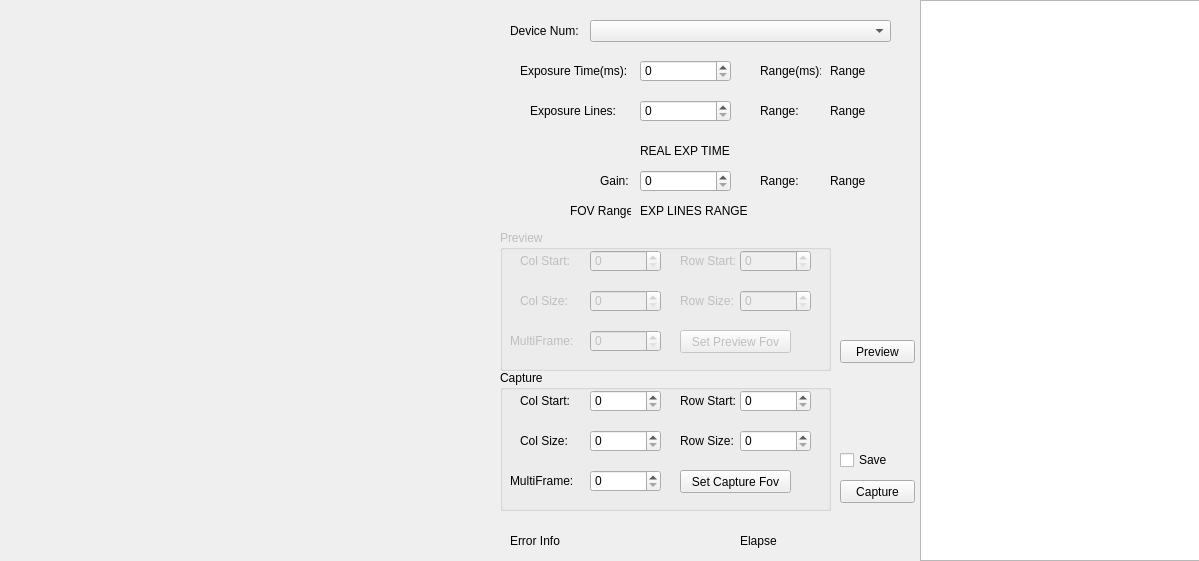
<?xml version="1.0" encoding="UTF-8"?>
<ui version="4.0">
 <class>KSJDemoQT_Base</class>
 <widget class="QDialog" name="KSJDemoQT_Base">
  <property name="geometry">
   <rect>
    <x>0</x>
    <y>0</y>
    <width>1199</width>
    <height>561</height>
   </rect>
  </property>
  <property name="windowTitle">
   <string>KSJDemoQT</string>
  </property>
  <widget class="QWidget" name="PREVIEWWND_Widget" native="true">
   <property name="geometry">
    <rect>
     <x>-10</x>
     <y>0</y>
     <width>501</width>
     <height>561</height>
    </rect>
   </property>
  </widget>
  <widget class="QLabel" name="DEVICENUM_Label">
   <property name="geometry">
    <rect>
     <x>510</x>
     <y>20</y>
     <width>71</width>
     <height>21</height>
    </rect>
   </property>
   <property name="text">
    <string>Device Num:</string>
   </property>
  </widget>
  <widget class="QComboBox" name="DEVICE_LIST_ComboBox">
   <property name="geometry">
    <rect>
     <x>590</x>
     <y>20</y>
     <width>301</width>
     <height>22</height>
    </rect>
   </property>
  </widget>
  <widget class="QSpinBox" name="ExposureLinesSpinBox">
   <property name="geometry">
    <rect>
     <x>640</x>
     <y>100</y>
     <width>91</width>
     <height>22</height>
    </rect>
   </property>
  </widget>
  <widget class="QSpinBox" name="GainSpinBox">
   <property name="geometry">
    <rect>
     <x>640</x>
     <y>170</y>
     <width>91</width>
     <height>22</height>
    </rect>
   </property>
  </widget>
  <widget class="QLabel" name="label_6">
   <property name="geometry">
    <rect>
     <x>600</x>
     <y>170</y>
     <width>41</width>
     <height>21</height>
    </rect>
   </property>
   <property name="text">
    <string>Gain:</string>
   </property>
  </widget>
  <widget class="QLabel" name="label_7">
   <property name="geometry">
    <rect>
     <x>520</x>
     <y>60</y>
     <width>111</width>
     <height>21</height>
    </rect>
   </property>
   <property name="text">
    <string>Exposure Time(ms):</string>
   </property>
  </widget>
  <widget class="QLabel" name="label_8">
   <property name="geometry">
    <rect>
     <x>530</x>
     <y>100</y>
     <width>91</width>
     <height>21</height>
    </rect>
   </property>
   <property name="text">
    <string>Exposure Lines:</string>
   </property>
  </widget>
  <widget class="QSpinBox" name="ExposureTimeSpinBox">
   <property name="geometry">
    <rect>
     <x>640</x>
     <y>60</y>
     <width>91</width>
     <height>22</height>
    </rect>
   </property>
  </widget>
  <widget class="QLabel" name="label_9">
   <property name="geometry">
    <rect>
     <x>760</x>
     <y>60</y>
     <width>61</width>
     <height>21</height>
    </rect>
   </property>
   <property name="text">
    <string>Range(ms):</string>
   </property>
  </widget>
  <widget class="QLabel" name="label_10">
   <property name="geometry">
    <rect>
     <x>760</x>
     <y>100</y>
     <width>41</width>
     <height>21</height>
    </rect>
   </property>
   <property name="text">
    <string>Range:</string>
   </property>
  </widget>
  <widget class="QLabel" name="label_11">
   <property name="geometry">
    <rect>
     <x>760</x>
     <y>170</y>
     <width>41</width>
     <height>21</height>
    </rect>
   </property>
   <property name="text">
    <string>Range:</string>
   </property>
  </widget>
  <widget class="QLabel" name="EXPOSURE_TIME_RANGE_Label">
   <property name="geometry">
    <rect>
     <x>830</x>
     <y>60</y>
     <width>71</width>
     <height>21</height>
    </rect>
   </property>
   <property name="text">
    <string>Range</string>
   </property>
  </widget>
  <widget class="QLabel" name="EXPOSURE_LINES_RANGE_Label">
   <property name="geometry">
    <rect>
     <x>830</x>
     <y>100</y>
     <width>71</width>
     <height>21</height>
    </rect>
   </property>
   <property name="text">
    <string>Range</string>
   </property>
  </widget>
  <widget class="QLabel" name="GAIN_RANGE_Label">
   <property name="geometry">
    <rect>
     <x>830</x>
     <y>170</y>
     <width>71</width>
     <height>21</height>
    </rect>
   </property>
   <property name="text">
    <string>Range</string>
   </property>
  </widget>
  <widget class="QLabel" name="EXPOSURE_TIME_REAL_Label">
   <property name="geometry">
    <rect>
     <x>640</x>
     <y>140</y>
     <width>201</width>
     <height>21</height>
    </rect>
   </property>
   <property name="text">
    <string>REAL EXP TIME</string>
   </property>
  </widget>
  <widget class="QLabel" name="FOV_RANGE_Label">
   <property name="geometry">
    <rect>
     <x>640</x>
     <y>200</y>
     <width>201</width>
     <height>21</height>
    </rect>
   </property>
   <property name="text">
    <string>EXP LINES RANGE</string>
   </property>
  </widget>
  <widget class="QLabel" name="label_12">
   <property name="geometry">
    <rect>
     <x>570</x>
     <y>200</y>
     <width>61</width>
     <height>21</height>
    </rect>
   </property>
   <property name="text">
    <string>FOV Range:</string>
   </property>
  </widget>
  <widget class="QGroupBox" name="groupBox">
   <property name="enabled">
    <bool>false</bool>
   </property>
   <property name="geometry">
    <rect>
     <x>500</x>
     <y>230</y>
     <width>331</width>
     <height>141</height>
    </rect>
   </property>
   <property name="title">
    <string>Preview</string>
   </property>
   <widget class="QLabel" name="label">
    <property name="geometry">
     <rect>
      <x>20</x>
      <y>20</y>
      <width>61</width>
      <height>21</height>
     </rect>
    </property>
    <property name="text">
     <string>Col Start:</string>
    </property>
   </widget>
   <widget class="QLabel" name="label_2">
    <property name="geometry">
     <rect>
      <x>180</x>
      <y>20</y>
      <width>61</width>
      <height>21</height>
     </rect>
    </property>
    <property name="text">
     <string>Row Start:</string>
    </property>
   </widget>
   <widget class="QLabel" name="label_3">
    <property name="geometry">
     <rect>
      <x>20</x>
      <y>60</y>
      <width>61</width>
      <height>21</height>
     </rect>
    </property>
    <property name="text">
     <string>Col Size:</string>
    </property>
   </widget>
   <widget class="QLabel" name="label_4">
    <property name="geometry">
     <rect>
      <x>180</x>
      <y>60</y>
      <width>61</width>
      <height>21</height>
     </rect>
    </property>
    <property name="text">
     <string>Row Size:</string>
    </property>
   </widget>
   <widget class="QLabel" name="label_5">
    <property name="geometry">
     <rect>
      <x>10</x>
      <y>100</y>
      <width>71</width>
      <height>21</height>
     </rect>
    </property>
    <property name="text">
     <string>MultiFrame:</string>
    </property>
   </widget>
   <widget class="QPushButton" name="SetPreviewFovButton">
    <property name="geometry">
     <rect>
      <x>180</x>
      <y>100</y>
      <width>111</width>
      <height>23</height>
     </rect>
    </property>
    <property name="text">
     <string>Set Preview Fov</string>
    </property>
   </widget>
   <widget class="QSpinBox" name="PreviewColStartSpinBox">
    <property name="geometry">
     <rect>
      <x>90</x>
      <y>20</y>
      <width>71</width>
      <height>22</height>
     </rect>
    </property>
   </widget>
   <widget class="QSpinBox" name="PreviewColSizeSpinBox">
    <property name="geometry">
     <rect>
      <x>90</x>
      <y>60</y>
      <width>71</width>
      <height>22</height>
     </rect>
    </property>
   </widget>
   <widget class="QSpinBox" name="PreviewRowStartSpinBox">
    <property name="geometry">
     <rect>
      <x>240</x>
      <y>20</y>
      <width>71</width>
      <height>22</height>
     </rect>
    </property>
   </widget>
   <widget class="QSpinBox" name="PreviewRowSizeSpinBox">
    <property name="geometry">
     <rect>
      <x>240</x>
      <y>60</y>
      <width>71</width>
      <height>22</height>
     </rect>
    </property>
   </widget>
   <widget class="QSpinBox" name="PreviewMultiFrameSpinBox">
    <property name="geometry">
     <rect>
      <x>90</x>
      <y>100</y>
      <width>71</width>
      <height>22</height>
     </rect>
    </property>
   </widget>
  </widget>
  <widget class="QGroupBox" name="groupBox_2">
   <property name="geometry">
    <rect>
     <x>500</x>
     <y>370</y>
     <width>331</width>
     <height>141</height>
    </rect>
   </property>
   <property name="title">
    <string>Capture</string>
   </property>
   <widget class="QLabel" name="label_18">
    <property name="geometry">
     <rect>
      <x>20</x>
      <y>20</y>
      <width>61</width>
      <height>21</height>
     </rect>
    </property>
    <property name="text">
     <string>Col Start:</string>
    </property>
   </widget>
   <widget class="QLabel" name="label_19">
    <property name="geometry">
     <rect>
      <x>180</x>
      <y>20</y>
      <width>61</width>
      <height>21</height>
     </rect>
    </property>
    <property name="text">
     <string>Row Start:</string>
    </property>
   </widget>
   <widget class="QLabel" name="label_20">
    <property name="geometry">
     <rect>
      <x>20</x>
      <y>60</y>
      <width>61</width>
      <height>21</height>
     </rect>
    </property>
    <property name="text">
     <string>Col Size:</string>
    </property>
   </widget>
   <widget class="QLabel" name="label_21">
    <property name="geometry">
     <rect>
      <x>180</x>
      <y>60</y>
      <width>61</width>
      <height>21</height>
     </rect>
    </property>
    <property name="text">
     <string>Row Size:</string>
    </property>
   </widget>
   <widget class="QLabel" name="label_22">
    <property name="geometry">
     <rect>
      <x>10</x>
      <y>100</y>
      <width>71</width>
      <height>21</height>
     </rect>
    </property>
    <property name="text">
     <string>MultiFrame:</string>
    </property>
   </widget>
   <widget class="QPushButton" name="SetCaptureFovButton">
    <property name="geometry">
     <rect>
      <x>180</x>
      <y>100</y>
      <width>111</width>
      <height>23</height>
     </rect>
    </property>
    <property name="text">
     <string>Set Capture Fov</string>
    </property>
   </widget>
   <widget class="QSpinBox" name="CaptureColStartSpinBox">
    <property name="geometry">
     <rect>
      <x>90</x>
      <y>20</y>
      <width>71</width>
      <height>22</height>
     </rect>
    </property>
   </widget>
   <widget class="QSpinBox" name="CaptureColSizeSpinBox">
    <property name="geometry">
     <rect>
      <x>90</x>
      <y>60</y>
      <width>71</width>
      <height>22</height>
     </rect>
    </property>
   </widget>
   <widget class="QSpinBox" name="CaptureRowStartSpinBox">
    <property name="geometry">
     <rect>
      <x>240</x>
      <y>20</y>
      <width>71</width>
      <height>22</height>
     </rect>
    </property>
   </widget>
   <widget class="QSpinBox" name="CaptureRowSizeSpinBox">
    <property name="geometry">
     <rect>
      <x>240</x>
      <y>60</y>
      <width>71</width>
      <height>22</height>
     </rect>
    </property>
   </widget>
   <widget class="QSpinBox" name="CaptureMultiFrameSpinBox">
    <property name="geometry">
     <rect>
      <x>90</x>
      <y>100</y>
      <width>71</width>
      <height>22</height>
     </rect>
    </property>
   </widget>
  </widget>
  <widget class="QPushButton" name="PreviewButton">
   <property name="geometry">
    <rect>
     <x>840</x>
     <y>340</y>
     <width>75</width>
     <height>23</height>
    </rect>
   </property>
   <property name="text">
    <string>Preview</string>
   </property>
  </widget>
  <widget class="QPushButton" name="CaptureButton">
   <property name="geometry">
    <rect>
     <x>840</x>
     <y>480</y>
     <width>75</width>
     <height>23</height>
    </rect>
   </property>
   <property name="text">
    <string>Capture</string>
   </property>
  </widget>
  <widget class="QLabel" name="ERROR_INFO_Label">
   <property name="geometry">
    <rect>
     <x>510</x>
     <y>530</y>
     <width>201</width>
     <height>21</height>
    </rect>
   </property>
   <property name="text">
    <string>Error Info</string>
   </property>
  </widget>
  <widget class="QLabel" name="ELAPSE_TIME_Label">
   <property name="geometry">
    <rect>
     <x>740</x>
     <y>530</y>
     <width>121</width>
     <height>21</height>
    </rect>
   </property>
   <property name="text">
    <string>Elapse</string>
   </property>
  </widget>
  <widget class="QTableWidget" name="FunctionTableWidget">
   <property name="geometry">
    <rect>
     <x>920</x>
     <y>0</y>
     <width>311</width>
     <height>561</height>
    </rect>
   </property>
  </widget>
  <widget class="QCheckBox" name="SaveCheckBox">
   <property name="geometry">
    <rect>
     <x>840</x>
     <y>450</y>
     <width>71</width>
     <height>20</height>
    </rect>
   </property>
   <property name="text">
    <string>Save</string>
   </property>
  </widget>
 </widget>
 <resources/>
 <connections/>
</ui>
